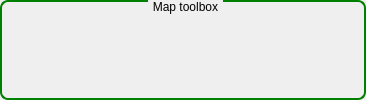
             <widget class="QGroupBox" name="groupBox">
              <property name="styleSheet">
               <string notr="true">QGroupBox
{
border: 2px solid green;
border-radius:8px;
margin-top:2ex;
font:bold 22px &quot;Segoe Print&quot;;
}
QGroupBox::title
{
subcontrol-origin:margin;
subcontrol-position:top center;
padding:0 3px;
}
QPushButton{
background-color:transparent;
color:white;
border-radius:10px;
border-style:outset;
}
QPushButton:hover {
background-color: rgb(100, 100, 100);
}

</string>
              </property>
              <property name="title">
               <string>Map toolbox</string>
              </property>
              <layout class="QHBoxLayout" name="horizontalLayout_4">
               <item>
                <spacer name="horizontalSpacer">
                 <property name="orientation">
                  <enum>Qt::Horizontal</enum>
                 </property>
                 <property name="sizeHint" stdset="0">
                  <size>
                   <width>40</width>
                   <height>20</height>
                  </size>
                 </property>
                </spacer>
               </item>
               <item>
                <widget class="QPushButton" name="map">
                 <property name="text">
                  <string/>
                 </property>
                 <property name="icon">
                  <iconset resource="res.qrc">
                   <normaloff>:/res/map.png</normaloff>:/res/map.png</iconset>
                 </property>
                 <property name="iconSize">
                  <size>
                   <width>31</width>
                   <height>31</height>
                  </size>
                 </property>
                </widget>
               </item>
               <item>
                <widget class="QPushButton" name="ip_button">
                 <property name="text">
                  <string/>
                 </property>
                 <property name="icon">
                  <iconset resource="res.qrc">
                   <normaloff>:/res/ip.png</normaloff>:/res/ip.png</iconset>
                 </property>
                 <property name="iconSize">
                  <size>
                   <width>38</width>
                   <height>38</height>
                  </size>
                 </property>
                </widget>
               </item>
               <item>
                <widget class="QPushButton" name="move_map">
                 <property name="maximumSize">
                  <size>
                   <width>91</width>
                   <height>16777215</height>
                  </size>
                 </property>
                 <property name="styleSheet">
                  <string notr="true"/>
                 </property>
                 <property name="text">
                  <string/>
                 </property>
                 <property name="icon">
                  <iconset resource="res.qrc">
                   <normaloff>:/res/mapmove.png</normaloff>:/res/mapmove.png</iconset>
                 </property>
                 <property name="iconSize">
                  <size>
                   <width>29</width>
                   <height>29</height>
                  </size>
                 </property>
                 <property name="autoDefault">
                  <bool>false</bool>
                 </property>
                 <property name="default">
                  <bool>false</bool>
                 </property>
                 <property name="flat">
                  <bool>false</bool>
                 </property>
                </widget>
               </item>
               <item>
                <widget class="QPushButton" name="add">
                 <property name="styleSheet">
                  <string notr="true"/>
                 </property>
                 <property name="text">
                  <string/>
                 </property>
                 <property name="icon">
                  <iconset resource="res.qrc">
                   <normaloff>:/res/add.png</normaloff>:/res/add.png</iconset>
                 </property>
                 <property name="iconSize">
                  <size>
                   <width>32</width>
                   <height>31</height>
                  </size>
                 </property>
                 <property name="checkable">
                  <bool>false</bool>
                 </property>
                 <property name="autoExclusive">
                  <bool>false</bool>
                 </property>
                </widget>
               </item>
               <item>
                <widget class="QPushButton" name="del">
                 <property name="styleSheet">
                  <string notr="true"/>
                 </property>
                 <property name="text">
                  <string/>
                 </property>
                 <property name="icon">
                  <iconset resource="res.qrc">
                   <normaloff>:/res/del.png</normaloff>:/res/del.png</iconset>
                 </property>
                 <property name="iconSize">
                  <size>
                   <width>38</width>
                   <height>38</height>
                  </size>
                 </property>
                </widget>
               </item>
               <item>
                <widget class="QPushButton" name="clamp">
                 <property name="text">
                  <string/>
                 </property>
                 <property name="icon">
                  <iconset resource="res.qrc">
                   <normaloff>:/res/clamp.png</normaloff>:/res/clamp.png</iconset>
                 </property>
                 <property name="iconSize">
                  <size>
                   <width>40</width>
                   <height>40</height>
                  </size>
                 </property>
                </widget>
               </item>
               <item>
                <widget class="QPushButton" name="nav">
                 <property name="text">
                  <string/>
                 </property>
                 <property name="icon">
                  <iconset resource="res.qrc">
                   <normaloff>:/res/nav.png</normaloff>:/res/nav.png</iconset>
                 </property>
                 <property name="iconSize">
                  <size>
                   <width>40</width>
                   <height>40</height>
                  </size>
                 </property>
                </widget>
               </item>
               <item>
                <spacer name="horizontalSpacer_2">
                 <property name="orientation">
                  <enum>Qt::Horizontal</enum>
                 </property>
                 <property name="sizeHint" stdset="0">
                  <size>
                   <width>40</width>
                   <height>20</height>
                  </size>
                 </property>
                </spacer>
               </item>
              </layout>
             </widget>
